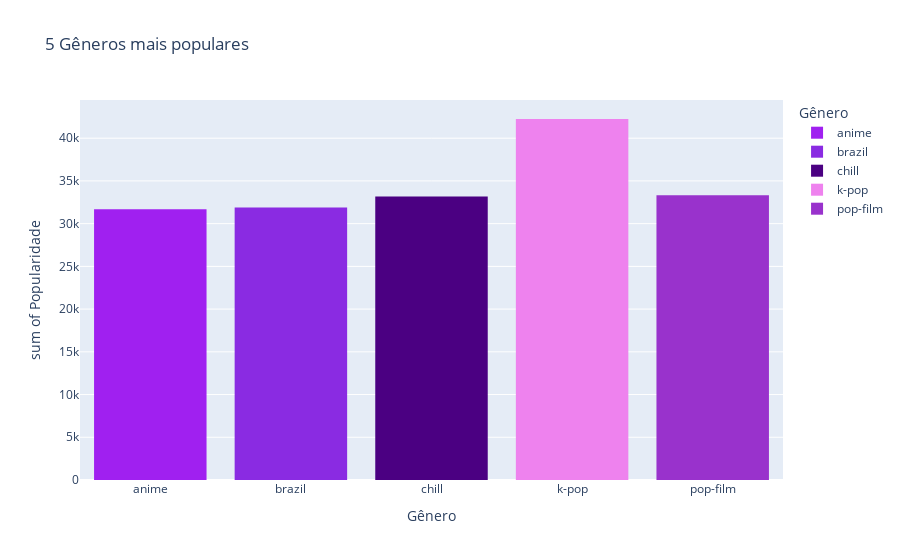

Source (notebook cell):
### Markdown cell above
#### Energia e Loudness: Músicas com alta energia tendem a ter um volume mais alto.
#### Danceability e Valence: Músicas com alta danceability geralmente são mais positivas e alegres.
#### Acousticness e Energy: Músicas acústicas tendem a ter menor energia.
#### Acousticness e Loudness: Músicas acústicas geralmente são menos altas.

### Code cell
#Gêneros mais populares
most_pop_genrer = ['pop-film', 'chill', 'k-pop', 'anime', 'brazil']
most_pop = df1[df1['track_genre'].isin(most_pop_genrer)]
#pega  a música mais popular de cada gênero
top_tracks = most_pop.loc[most_pop.groupby('track_genre')['popularity'].idxmax()]
fig = px.histogram(
    most_pop,
    x='track_genre',
    y='popularity',
    color = 'track_genre',
    title = '5 Gêneros mais populares',
    labels={'track_genre':'Gênero', 'popularity':'Popularidade'},
    color_discrete_sequence=['#A020F0', '#8A2BE2', '#4B0082', '#EE82EE', '#9932CC']
)
fig.show()
print(top_tracks)

### Figure 1 — Plotly figure (JSON) as saved in the notebook; plotly's stock layout.template omitted (floating-point values rounded to 4 significant figures; data arrays with more than 128 entries replaced by an {"elided": "..."} marker saying what was removed)
{"data": [{"alignmentgroup": "True", "bingroup": "x", "histfunc": "sum", "hovertemplate": "Gênero=%{x}<br>sum of Popularidade=%{y}<extra></extra>", "legendgroup": "anime", "marker": {"color": "#A020F0", "pattern": {"shape": ""}}, "name": "anime", "offsetgroup": "anime", "orientation": "v", "showlegend": true, "type": "histogram", "x": {"elided": "644 str values"}, "xaxis": "x", "y": {"elided": "644 int values"}, "yaxis": "y"}, {"alignmentgroup": "True", "bingroup": "x", "histfunc": "sum", "hovertemplate": "Gênero=%{x}<br>sum of Popularidade=%{y}<extra></extra>", "legendgroup": "brazil", "marker": {"color": "#8A2BE2", "pattern": {"shape": ""}}, "name": "brazil", "offsetgroup": "brazil", "orientation": "v", "showlegend": true, "type": "histogram", "x": {"elided": "721 str values"}, "xaxis": "x", "y": {"elided": "721 int values"}, "yaxis": "y"}, {"alignmentgroup": "True", "bingroup": "x", "histfunc": "sum", "hovertemplate": "Gênero=%{x}<br>sum of Popularidade=%{y}<extra></extra>", "legendgroup": "chill", "marker": {"color": "#4B0082", "pattern": {"shape": ""}}, "name": "chill", "offsetgroup": "chill", "orientation": "v", "showlegend": true, "type": "histogram", "x": {"elided": "593 str values"}, "xaxis": "x", "y": {"elided": "593 int values"}, "yaxis": "y"}, {"alignmentgroup": "True", "bingroup": "x", "histfunc": "sum", "hovertemplate": "Gênero=%{x}<br>sum of Popularidade=%{y}<extra></extra>", "legendgroup": "k-pop", "marker": {"color": "#EE82EE", "pattern": {"shape": ""}}, "name": "k-pop", "offsetgroup": "k-pop", "orientation": "v", "showlegend": true, "type": "histogram", "x": {"elided": "709 str values"}, "xaxis": "x", "y": {"elided": "709 int values"}, "yaxis": "y"}, {"alignmentgroup": "True", "bingroup": "x", "histfunc": "sum", "hovertemplate": "Gênero=%{x}<br>sum of Popularidade=%{y}<extra></extra>", "legendgroup": "pop-film", "marker": {"color": "#9932CC", "pattern": {"shape": ""}}, "name": "pop-film", "offsetgroup": "pop-film", "orientation": "v", "showlegend": true, "type": "histogram", "x": {"elided": "561 str values"}, "xaxis": "x", "y": {"elided": "561 int values"}, "yaxis": "y"}], "layout": {"autosize": true, "barmode": "relative", "legend": {"title": {"text": "Gênero"}, "tracegroupgap": 0}, "title": {"text": "5 Gêneros mais populares"}, "xaxis": {"anchor": "y", "autorange": true, "categoryarray": ["anime", "brazil", "chill", "k-pop", "pop-film"], "categoryorder": "array", "domain": [0, 1], "range": [-0.5, 4.5], "title": {"text": "Gênero"}, "type": "category"}, "yaxis": {"anchor": "x", "autorange": true, "domain": [0, 1], "range": [0, 44470.0], "title": {"text": "sum of Popularidade"}, "type": "linear"}}}
